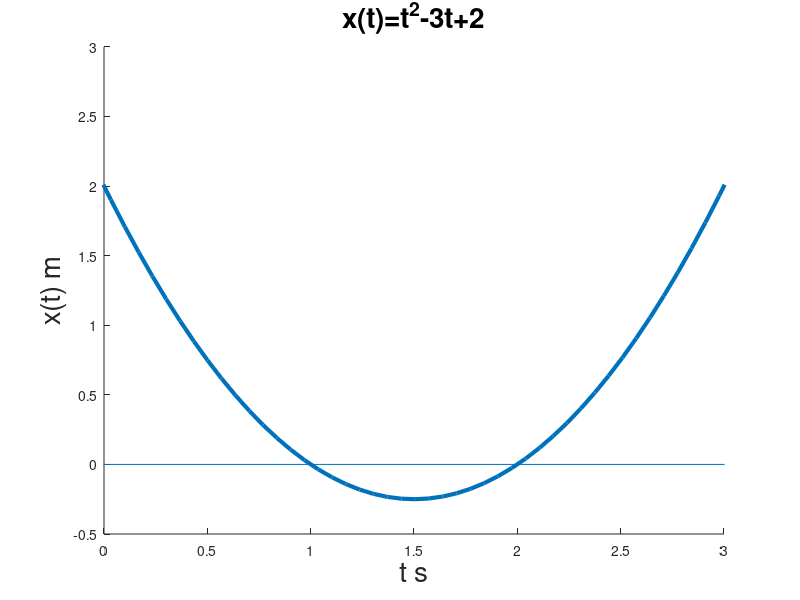

Here is the MATLAB script that generated this plot:
t=linspace(-10,10,300);

x=(t-1).*(t-2); %t^ 2-3t+2
%x=-t.^2+3*t-2

line ([-1 10], [0 0]);
hold on
plot(t,x,"linewidth",3)


xlabel ("t s","fontsize", 20);
ylabel ("x(t) m","fontsize", 20);

 title ("x(t)=t^2-3t+2","fontsize", 20);
%  title ("x(t)=-t^2+3t-2", "fontsize", 20);

axis([0,3, -0.5,3])
%axis([0,3, -3,0.5])

